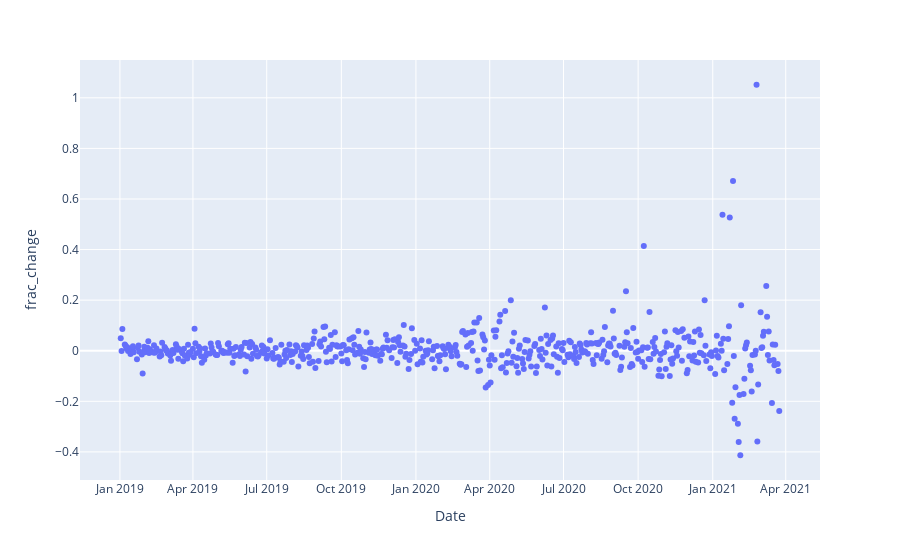

Notebook code cell kept with this figure:
### Code cell
fig = px.scatter(GEM_data, x="Date", y="frac_change", hover_data=GEM_data.columns.to_list())
fig.show()

### Figure 1 — Plotly figure (JSON) as saved in the notebook; plotly's stock layout.template omitted (floating-point values rounded to 4 significant figures; data arrays with more than 128 entries replaced by an {"elided": "..."} marker saying what was removed)
{"data": [{"customdata": {"elided": "561x8 mixed values"}, "hovertemplate": "Date=%{customdata[0]}<br>frac_change=%{customdata[5]}<br>Open=%{customdata[1]}<br>High=%{customdata[2]}<br>Low=%{customdata[3]}<br>Close=%{customdata[4]}<br>frac_high=%{customdata[6]}<br>frac_low=%{customdata[7]}<extra></extra>", "legendgroup": "", "marker": {"color": "#636efa", "symbol": "circle"}, "mode": "markers", "name": "", "orientation": "v", "showlegend": false, "type": "scatter", "x": {"elided": "561 str values"}, "xaxis": "x", "y": {"elided": "561 float values"}, "yaxis": "y"}], "layout": {"legend": {"tracegroupgap": 0}, "margin": {"t": 60}, "xaxis": {"anchor": "y", "domain": [0, 1], "title": {"text": "Date"}}, "yaxis": {"anchor": "x", "domain": [0, 1], "title": {"text": "frac_change"}}}}
